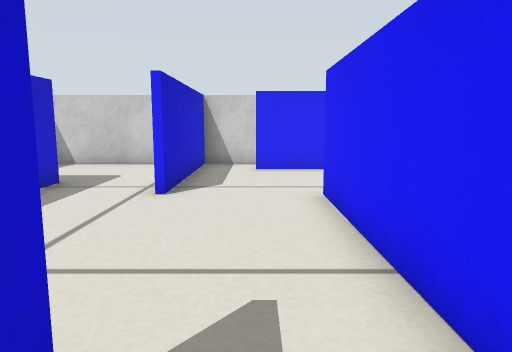
view 1 (above)

15 first-person views from a walk through a world built for the Gazebo simulator. The camera is 0.29 m above the floor, tilts 8° down and sees 70° across. The floor is counted in squares, 0.2 m on a side. Each view is taken from the middle of a square. On the plan, view 1 faces up. The plan holds only what a view shows up to about 16 squares ahead; the rest is blank.

view 2
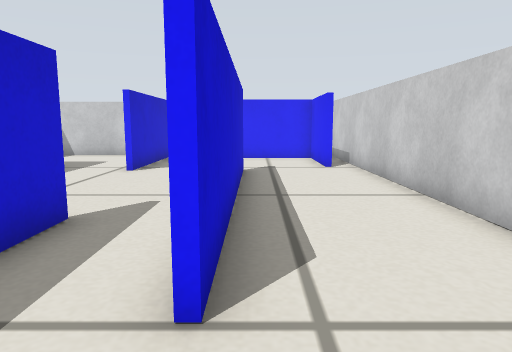

view 3
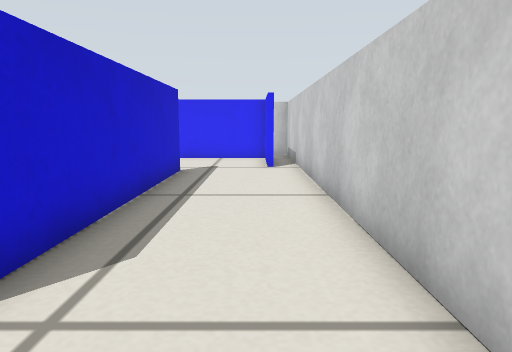

view 4
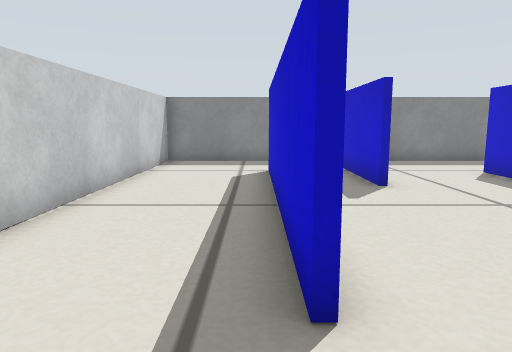

view 5
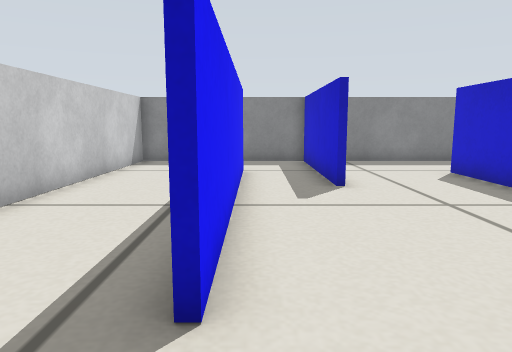

view 6
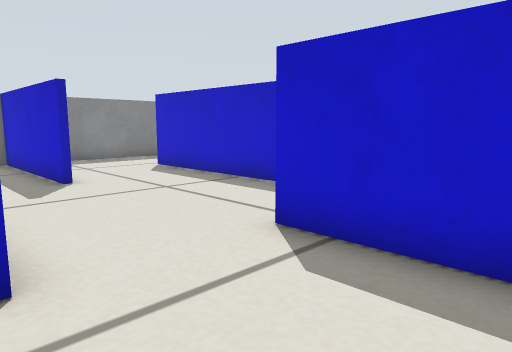

view 7
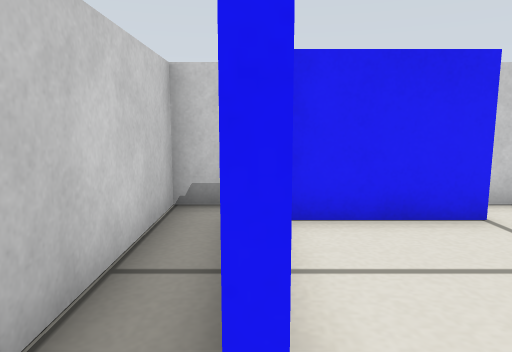

view 8
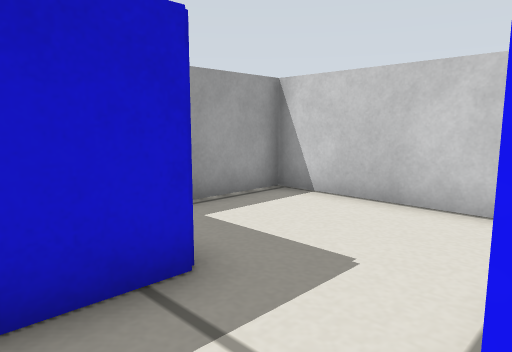

view 9
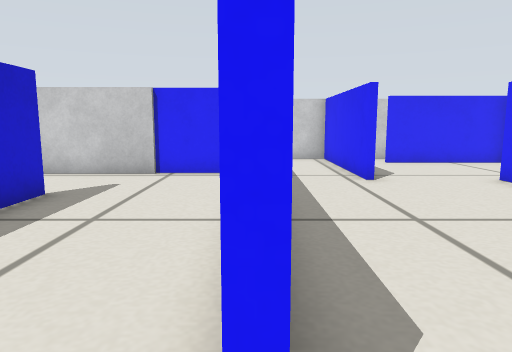

view 10
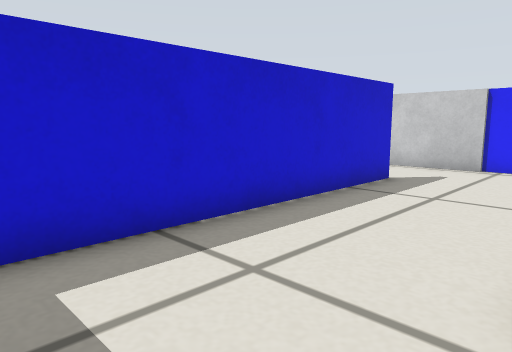

view 11
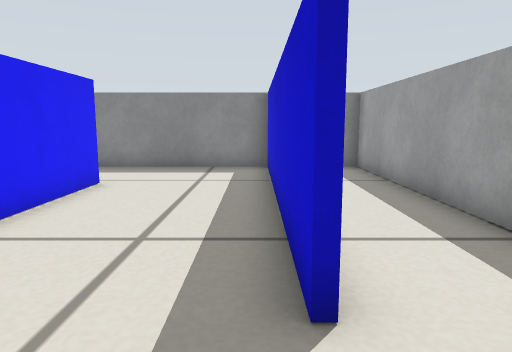

view 12
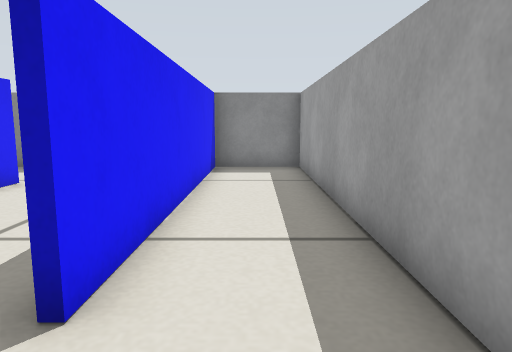

view 13
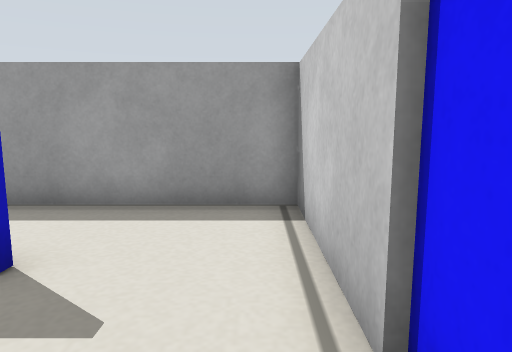

view 14
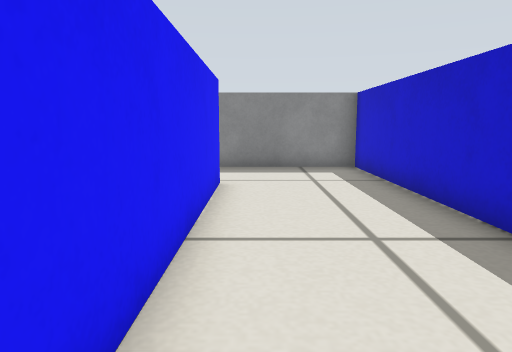

view 15
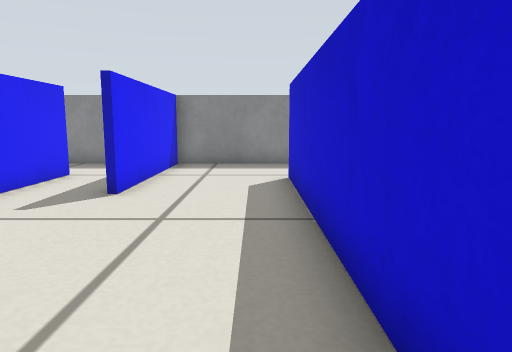

### Floor plan
Points are (right, up) in squares from view 1. A wall is a line through its corners. A room is listed if a view was taken in it or the views show most of it. See-through windows are left out.
Room 1 (views 1, 2, 3, 4, 5, 6, 8, 15)
walls: (-0.9, 1.6) (-0.9, -4.5); (1.6, 7.5) (1.6, -1.5); (-2.1, 7.5) (-2.1, 9.5); (-1.1, -0.5) (-1.1, 1.5); (1.4, -1.5) (1.4, 7.5); (4.4, 8.4) (4.4, 11.9) (0, 11.9); (-4.9, 9.1) (-4.9, -1); (-1.9, 11.5) (-1.9, 7.5); (-1, -4.5) (5.5, -4.5) (5.5, 12)
ways out: opening at (-1, 12) to room 2; opening at (-3, 0.5) to room 3; opening at (-3.5, 8.5) to room 6
Room 2 (view 7)
walls: (5.5, 12) (5.5, 13.5) (-2, 13.5); (-1.9, 13.5) (-1.9, 11.5)
ways out: opening at (-1, 12) to room 1
Room 3 (views 9, 10)
walls: (-5.5, -4.5) (-1, -4.5); (-1.1, -4.5) (-1.1, -0.5)
ways out: opening at (-3, 0.5) to room 1; opening at (-5, -2.5) to room 4
Room 4 (views 11, 13, 14)
walls: (-5.1, -1) (-5.1, 6.9); (-9.4, 5.6) (-9.4, -4.5); (-9, -4.5) (-5.5, -4.5); (-6, 8.9) (-9.5, 8.9)
ways out: opening at (-5, -2.5) to room 3; opening at (-9, 7) to room 5
Room 5 (view 12)
walls: (-9.6, -4.5) (-9.6, 5.6); (-9.5, 8.9) (-12.5, 8.9) (-12.5, -4.5) (-9, -4.5)
ways out: opening at (-9, 7) to room 4
Room 6 (no view inside)
walls: (-2, 13.5) (-7.7, 13.5) (-7.7, 11); (-2.1, 9.5) (-2.1, 13.5)
ways out: opening at (-3.5, 8.5) to room 1

Where each view was taken, in squares from view 1:
view 1: 0 up, 0 right, facing up
view 2: 4 down, 2 right, facing up
view 3: 4 down, 4 right, facing up
view 4: 10 up, 2 right, facing down
view 5: 10 up, 1 right, facing down
view 6: 11 up, 2 right, facing down-left
view 7: 12 up, 1 left, facing right
view 8: 7 up, 2 left, facing up-left
view 9: 2 down, 5 left, facing up
view 10: 4 down, 5 left, facing up-left
view 11: 8 up, 9 left, facing down
view 12: 8 up, 11 left, facing down
view 13: 8 up, 6 left, facing left
view 14: 8 up, 6 left, facing down
view 15: 9 up, 4 left, facing down
